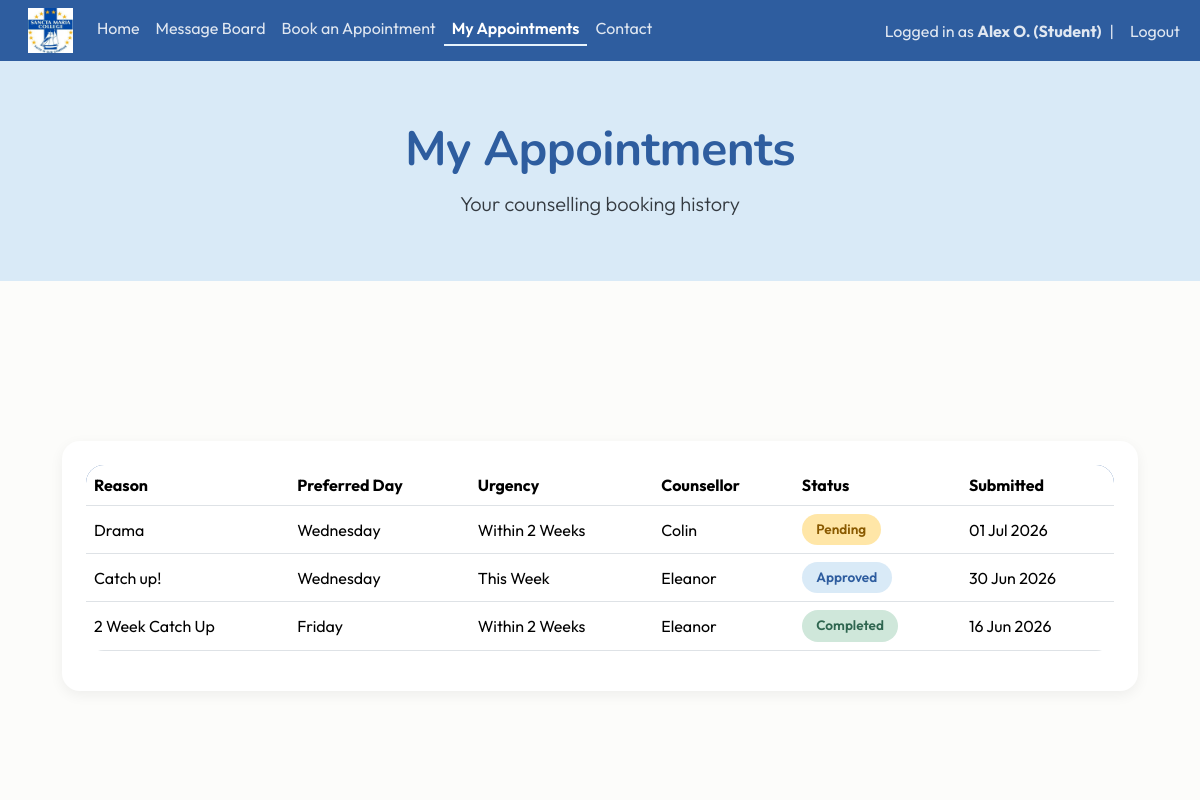
The page /appointment-history (signed in) on the database as committed earlier.
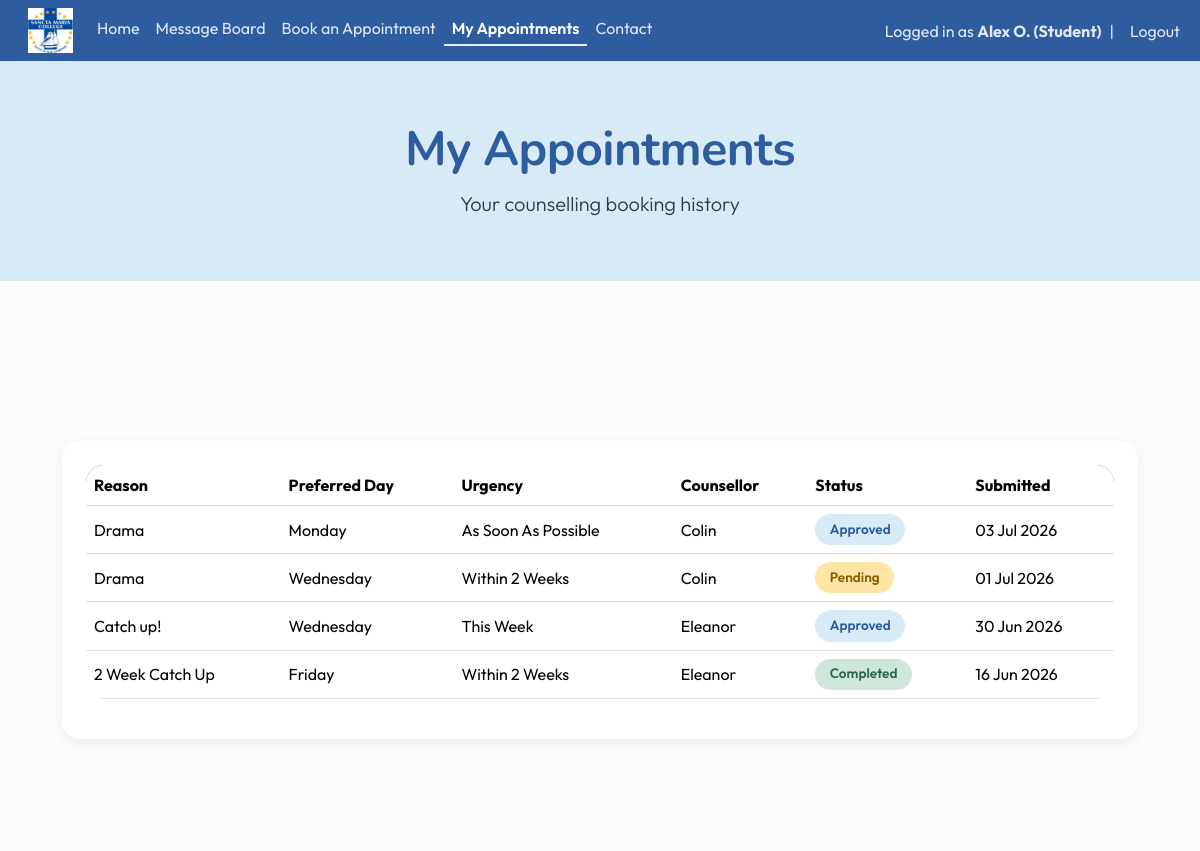
The same page on the database as committed later.
### website/models.py (models this page shows)
class User(db.Model, UserMixin):
    id = db.Column(db.Integer, primary_key=True)
    email = db.Column(db.String(150), unique=True)
    fname = db.Column(db.String(20))
    lname = db.Column(db.String(20))
    username = db.Column(db.String(150), unique=True)
    role = db.Column(db.String(150))
    password = db.Column(db.String(150))
    date_created = db.Column(db.DateTime(timezone=True), default=func.now())
    posts = db.relationship("Post", backref="user", cascade="all, delete-orphan")
    comments = db.relationship("Comment", backref="user", cascade="all, delete-orphan")
    likes = db.relationship("Like", backref="user", cascade="all, delete-orphan")
    appointments = db.relationship('Appointment', foreign_keys="Appointment.counsellor_id", back_populates="counsellor")

class Appointment(db.Model):
    id = db.Column(db.Integer, primary_key=True)
    student_id = db.Column(db.Integer, db.ForeignKey('user.id'), nullable=False)
    counsellor_id = db.Column(db.Integer, db.ForeignKey('user.id'), nullable=True)
    reason = db.Column(db.String(200))
    urgency = db.Column(db.String(50))
    preferred_day = db.Column(db.String(20))
    preferred_period = db.Column(db.String(20))
    notes = db.Column(db.Text)
    status = db.Column(db.String(50), default="Pending")
    date_created = db.Column(db.DateTime(timezone=True), default=func.now())
    student = db.relationship('User', foreign_keys=[student_id])
    counsellor = db.relationship('User', foreign_keys=[counsellor_id], back_populates="appointments")

### website/views.py (the view)
@views.route("/appointment-history")
@login_required
def appointment_history():
    if current_user.role != "Student":
        flash("Access Denied", category="error")
        return redirect(url_for("views.home"))
    appointments = Appointment.query.filter_by(student_id=current_user.id)\
        .order_by(Appointment.date_created.desc()).all()
    return render_template(
        "appointment_history.html",
        user=current_user,
        appointments=appointments
    )

### website/__init__.py (called while the page is built)
def create_app():
    app = Flask(__name__)
    app.config['SECRET_KEY'] = "DQiAlMIU5u5eeLDw4KPMHx4d"
    app.config['SQLALCHEMY_DATABASE_URI'] = f'sqlite:///{DB_NAME}'
    db.init_app(app)
    from .views import views
    from .auth import auth
    app.register_blueprint(views, url_prefix="/")
    app.register_blueprint(auth, url_prefix="/")
    from .models import User, Post
    with app.app_context():
        db.create_all()
    login_manager = LoginManager()
    login_manager.login_view = "auth.login"
    login_manager.init_app(app)
    @login_manager.user_loader
    def load_user(id):
        return User.query.get(int(id))
    return app

### website/templates/appointment_history.html
{% extends "template.html" %}{% block title %}My Appointments{% endblock %}
{% block content %}
<section class="hero hero-small">
    <div class="container text-center">
        <h1 class="display-5 fw-bold">My Appointments</h1>
        <p class="lead">Your counselling booking history</p>
    </div>
</section>
<section class="homepage-section section-light">
    <div class="container">
        <div class="card p-4">
            {% if appointments|length == 0 %}
                <p class="text-center text-muted">You have no appointments yet.</p>
            {% else %}
                <table class="table table-hover align-middle">
                    <thead>
                        <tr>
                            <th>Reason</th>
                            <th>Preferred Day</th>
                            <th>Urgency</th>
                            <th>Counsellor</th>
                            <th>Status</th>
                            <th>Submitted</th>
                        </tr>
                    </thead>
                    <tbody>
                        {% for a in appointments %}
                        <tr>
                            <td>{{ a.reason }}</td>
                            <td>{{ a.preferred_day }}</td>
                            <td>{{ a.urgency }}</td>
                            <td>
                                {% if a.counsellor %}
                                    {{ a.counsellor.fname }}
                                {% else %}
                                    Not assigned
                                {% endif %}
                            </td>
                            <td>
                                {% if a.status == "Pending" %}
                                    <span class="badge bg-warning">Pending</span>
                                {% elif a.status == "Approved" %}
                                    <span class="badge bg-primary">Approved</span>
                                {% elif a.status == "Completed" %}
                                    <span class="badge bg-success">Completed</span>
                                {% elif a.status == "Declined" %}
                                    <span class="badge bg-danger">Cancelled</span>
                                {% else %}
                                    <span class="badge bg-secondary">{{ a.status }}</span>
                                {% endif %}
                            </td>
                            <td>{{ a.date_created.strftime('%d %b %Y') }}</td>
                        </tr>
                        {% endfor %}
                    </tbody>
                </table>
            {% endif %}
        </div>
    </div>
</section>
{% endblock %}

### website/templates/template.html (shortened to what this page needs)
<!DOCTYPE html>
<html>
    <head>
        <link href="https://cdn.jsdelivr.net/npm/bootstrap@5.3.8/dist/css/bootstrap.min.css" rel="stylesheet">
        <link rel="stylesheet" type="text/css" href="{{ url_for('static', filename='main.css') }}">
    </head>
    <body>
        <nav class="navbar navbar-expand-lg">
            <div class="container-fluid">
              <div class="collapse navbar-collapse" id="navbarSupportedContent">
                <ul class="navbar-nav me-auto mb-2 mb-lg-0">
                  <li class="nav-item">
                      <a class="navbar-brand" href="/home">
                          <img src="{{ url_for('static', filename='img/schoollogo.jpg') }}" width="45px" height="45px">
                      </a>
                  </li>
                  <li class="nav-item">
                      <a class="nav-link {% if request.path == '/home' %}active{% endif %}" href="/home">Home</a>
                  </li>
                  {% if user.is_authenticated %}
                  <li class="nav-item">
                    <a class="nav-link {% if request.path == '/blog' %}active{% endif %}" href="/blog">Message Board</a>
                  </li>
                  <li class="nav-item">
                      <a class="nav-link {% if request.path == '/book-appointment' %}active{% endif %}" href="/book-appointment">Book an Appointment</a>
                  </li>
                  {% if user.role == "Student" %}
                  <li class="nav-item">
                    <a class="nav-link {% if request.path == '/appointment-history' %}active{% endif %}" href="/appointment-history">My Appointments</a>
                  </li>
                  {% endif %}
                  {% endif %}
                  <li class="nav-item">
                      <a class="nav-link {% if request.path == '/contact' %}active{% endif %}" href="/contact">Contact</a>
                  </li>
                </ul>
                <ul class="navbar-nav ms-auto align-items-center">
                {% if user.is_authenticated %}
                <li class="nav-item">
                    <span class="navbar-text">
                        Logged in as <strong>{{ user.fname }} {{ user.lname[0] }}. ({{ user.role }})</strong>
                    </span>
                </li>
                <li class="nav-item mx-2">
                    <span class="navbar-text">|</span>
                </li>
                <li class="nav-item">
                    <a class="nav-link py-0" href="/logout">Logout</a>
                </li>
                {% endif %}
                </ul>
              </div>
            </div>
          </nav>
        <main>{% block content %} {% endblock %}</main>
      </body>
</html>

### website/static/main.css (style rules this page uses)
:root { --navy: #2E5D9F; --blue: #5D8CC7; --seafoam: #e7f3fc; --light-blue: #F5FAFE; --cream: #FCFCFA; --text: #343A40; --danger: #C86B6B; --radius: 18px; --section-padding: 6rem; }
.navbar { background-color:var(--navy); }
.navbar .nav-link, .navbar .navbar-text { color: rgba(255,255,255,0.85); transition: 0.2s ease; }
.navbar .nav-link.active { color: #FFFFFF; font-weight: 600; border-bottom: 2px solid var(--seafoam); padding-bottom: 4px; }
body { background-color: var(--cream); color: var(--text); font-family: 'Outfit', Arial, sans-serif; }
h1,h2,h3 { font-family: 'Nunito', Arial, sans-serif; font-weight: 700; }
p { line-height:1.7; }
.hero { background: #D9EAF7; min-height: 500px; display: flex; align-items: center; }
.hero-small { background: #D9EAF7; min-height: 220px; display: flex; align-items: center; padding: 3rem 0; margin-bottom:3rem; }
.hero h1 { color: var(--navy); font-family: 'Nunito', sans-serif; font-weight: 800; letter-spacing: -0.5px; }
.hero p { max-width:700px; margin:auto; }
.hero .lead { max-width:900px; margin:0 auto; }
.homepage-section { padding: 7rem 0; }
.section-light { background-color: var(--cream); }
.container { max-width: 1100px; }
.card { border: none; border-radius: var(--radius); box-shadow: 0 4px 14px rgba(0,0,0,0.06); transition: transform 0.25s ease, box-shadow 0.25s ease; }
.badge { padding: .55rem .9rem; border-radius: 20px; font-size: .85rem; font-weight: 600; }
.bg-warning { background:#FFE6A7 !important; color:#8A5A00 !important; }
.bg-primary { background:#D9EAF7 !important; color:var(--navy) !important; }
.bg-success { background:#CFE7DA !important; color:#2F6650 !important; }
.table { border-radius:18px; overflow:hidden; }
.table thead { background:var(--navy); color:white; }

Rows that differ between the two databases and show on the page:
added Appointment: reason "Drama", preferred_day "Monday", urgency "As Soon As Possible", counsellor.fname "Colin", status "Approved", date_created "03 Jul 2026"
